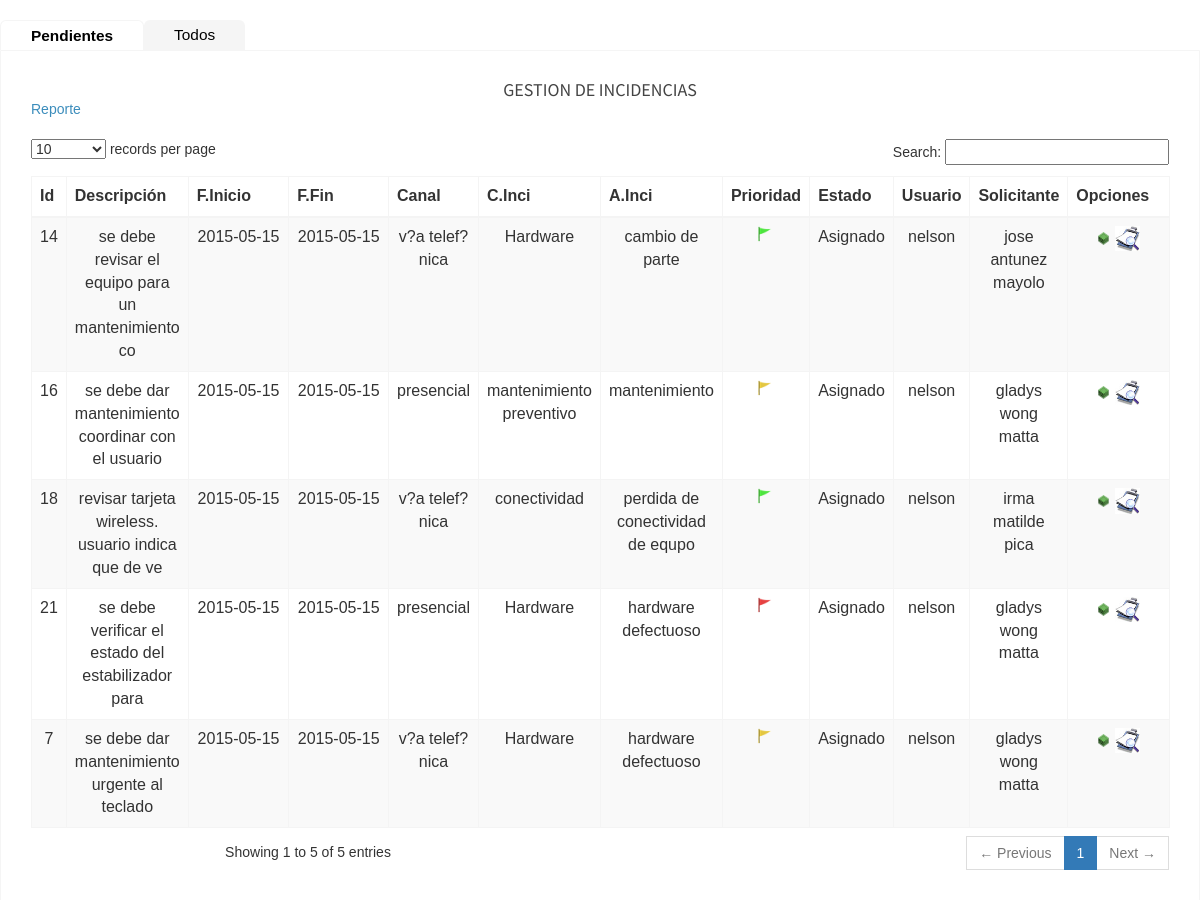
Page /view/incidenciatec.php?id=6 on the committed database.
### tables this page shows
CREATE TABLE Incidencia(
	id_incidencia          INTEGER PRIMARY KEY NOT NULL auto_increment,
	descripcion_incidencia VARCHAR(100) NOT NULL,
	fini_incidencia        DATE NOT NULL,
	hini_incidencia        TIME NOT NULL,
	ffin_incidencia        DATE,
	hfin_incidencia        TIME,
	canal_incidencia       CHAR(20) NOT NULL,
    cliente_incidencia     VARCHAR(100) NOT NULL,
    responsable_incidencia VARCHAR(100),
    tresponsable_incidencia VARCHAR(100),
    tipo_incidencia VARCHAR(20) NOT NULL,
	estado_incidencia      CHAR(1) NOT NULL,
	id_prioridad           INTEGER NOT NULL,
	id_estado              INTEGER NOT NULL,
	id_asuinc              INTEGER NOT NULL,
	id_bien                INTEGER NOT NULL,
	id_usuario             INTEGER NOT NULL,
	FOREIGN KEY (id_prioridad) REFERENCES Prioridad(id_prioridad),
	FOREIGN KEY (id_estado) REFERENCES Estado(id_estado),
	FOREIGN KEY (id_asuinc) REFERENCES AsuntoIncidencia(id_asuinc),
	FOREIGN KEY (id_bien) REFERENCES Bien(id_bien),
	FOREIGN KEY (id_usuario) REFERENCES Usuario(id_usuario)
);

CREATE TABLE CategoriaIncidencia(
	id_catinc             INTEGER PRIMARY KEY NOT NULL auto_increment,
	descripcion_catinc    VARCHAR(100) NOT NULL,
	estado_catinc         CHAR(1) NOT NULL
);

CREATE TABLE AsuntoIncidencia(
	id_asuinc             INTEGER PRIMARY KEY NOT NULL auto_increment,
	descripcion_asuinc    VARCHAR(100) NOT NULL,
	estado_asuinc         CHAR(1) NOT NULL,
	id_catinc             INTEGER NOT NULL,
	FOREIGN KEY (id_catinc) REFERENCES CategoriaIncidencia(id_catinc)
);

CREATE TABLE Prioridad(
	id_prioridad           INTEGER PRIMARY KEY NOT NULL auto_increment,
	descripcion_prioridad  VARCHAR(100) NOT NULL,
	estado_prioridad       CHAR(1) NOT NULL
);

CREATE TABLE Estado(
	id_estado             INTEGER PRIMARY KEY  NOT NULL auto_increment,
	descripcion_estado    VARCHAR(100) NOT NULL,
	estado_estado         CHAR(1) NOT NULL
);

CREATE TABLE Usuario(
	id_usuario            INTEGER PRIMARY KEY NOT NULL auto_increment,
	usu_usuario           VARCHAR(20) NOT NULL,
	pas_usuario           VARCHAR(20) NOT NULL,
	estado_usuario        CHAR(1) NOT NULL,	
	id_areas              INTEGER NOT NULL,
	id_persona            INTEGER NOT NULL,
	id_tipousuario        INTEGER NOT NULL,
    id_nivel              INTEGER NOT NULL,
	FOREIGN KEY (id_areas) REFERENCES Areas(id_areas),
	FOREIGN KEY (id_persona) REFERENCES Persona(id_persona),
	FOREIGN KEY (id_tipousuario) REFERENCES TipoUsuario(id_tipousuario),
    FOREIGN KEY (id_nivel) REFERENCES Nivel(id_nivel)
);

### model/mincidencia.php (called while the page is built, shortened)
<?php
class Incidencia {
    function listar($id) {
        $sql = "SELECT i.id_incidencia as codigo,
                       i.descripcion_incidencia as incidencia,
                       i.fini_incidencia as fechai,
                       i.ffin_incidencia as fechaf,
                       i.canal_incidencia as canal,
                       ca.descripcion_catinc as catinc,
                       ai.descripcion_asuinc as asuinc,
                       p.descripcion_prioridad as prioridad,
                       e.descripcion_estado as estado,
                       u.usu_usuario as usuario,
                       i.cliente_incidencia as cliente,
                       i.tresponsable_incidencia as responsable
                FROM  incidencia i
                       inner join prioridad p on i.id_prioridad = p.id_prioridad
                       inner join estado e on i.id_estado = e.id_estado
                       inner join bien b on i.id_bien = b.id_bien
                       inner join usuario u on i.id_usuario = u.id_usuario
                       inner join asuntoincidencia ai on ai.id_asuinc = i.id_asuinc
                       inner join categoriaincidencia ca on ca.id_catinc = ai.id_catinc
                WHERE i.estado_incidencia = 1 AND i.tipo_incidencia = 'incidencia'
                AND i.responsable_incidencia = '$id'
                AND (e.descripcion_estado = 'Abierto' OR e.descripcion_estado = 'Asignado' OR e.descripcion_estado = 'Pendiente'
                              OR e.descripcion_estado = 'En proceso')";
        try {
            $rs = mysql_query($sql);
            $registros = array();
            while ($reg = mysql_fetch_array($rs)) {
                array_push($registros, $reg);
            }
        } catch (exception $e) {
            try {
                mysql_free_result($rs);
            } catch (exception $e) {
            }
            try {
            } catch (exception $e) {
            }
        }
        return $registros;
    }
}
?>

### view/incidenciatec.php (the view, shortened to what this page needs)
<?php
include_once '../model/mincidencia.php';
$user = new Incidencia();
$id = $_REQUEST["id"];
$lista = $user->listar($id);
?>
<html>
    <head>
        <link href="../table/bootstrap.min.css" rel="stylesheet" type="text/css" />
        <link href="../table/dataTables.bootstrap.css" rel="stylesheet" type="text/css" />
        <link href="../table/AdminLTE.min.css" rel="stylesheet" type="text/css" />
        <link href="../table/_all-skins.min.css" rel="stylesheet" type="text/css" />
        <link rel="stylesheet" href="../formoid_files/formoid1/formoid-solid-green.css" type="text/css" />
    </head>
    <body class="blurBg-false">
        <br/>
  <div align="center">
	<ul class="tabs">
		<li class="selected"><a href="#tab-1">Pendientes</a></li>
		<li ><a href="#tab-2">Todos</a></li>
	</ul>
	   <div class="pestana" id="tab-1">
        <div align="center">
        <form action="../controller/incidenciacon.php" method="POST">
            <div class="box-header" align="center">
                <h3 class="box-title">GESTION DE INCIDENCIAS</h3>
                <br />
       <div align ="left">
                    <a href="../reportes/reportejas/jasper/rincidencia.php?rep=incidencia" target="_blank">Reporte</a>
                       </div>
            </div>
            <div class="box-body">
                <table id="example1" class="table table-bordered table-striped">
                    <thead>
                        <tr>
                            <th>Id</th>
                            <th>Descripci&oacute;n</th>
                            <th>F.Inicio</th>
                            <th>F.Fin</th>
                            <th>Canal</th>
                            <th>C.Inci</th>
                            <th>A.Inci</th>
                            <th>Prioridad</th>
                            <th>Estado</th>
                            <th>Usuario</th>
                            <th>Solicitante</th>
                            <th>Opciones</th>
                        </tr>
                    </thead>
                    <tbody>
                        <?
                        if(count($lista)>0){
                        for($i=0;$i<(count($lista));$i++) {
                        $dirEstados="updestadosi.php?id=".$lista[$i]['codigo'];
                        $dirEliminar="diagnostico.php?id=".$lista[$i]['codigo'];
                        ?>
                        <tr>
                            <td align="center"><? echo ($lista[$i]['codigo']); ?></td>
                            <td align="center"><? echo ($lista[$i]['incidencia']); ?></td>
                            <td align="center" width="9%"><? echo ($lista[$i]['fechai']); ?></td>
                            <td align="center" width="9%"><? echo ($lista[$i]['fechaf']); ?></td>
                            <td align="center"><? echo ($lista[$i]['canal']); ?></td>
                            <td align="center"><? echo ($lista[$i]['catinc']); ?></td>
                            <td align="center"><? echo ($lista[$i]['asuinc']); ?></td>
                            <td align="center"><? echo "<table class='borde_table'>
                                                         <tr>
                                                          <td>
                                                            <img src='../img/".($lista[$i]['prioridad']).".gif' width=80% height=100%
                                                            alt=".$lista[$i]['prioridad']."/>
                                                           </td>
                                                           </tr>
                                                           </table>"; ?></td>
                            <td align="center"><? echo ($lista[$i]['estado']);?></td>
                            <td align="center"><? echo ($lista[$i]['usuario']); ?></td>
                            <td align="center"><? echo ($lista[$i]['cliente']); ?></td>
                            <td width="9%" align="center">
                                <a href="<?php echo $dirEstados; ?>">
                                    <img src="../img/estados.png" width="15%" height="15%" alt="Editar pregunta del sistema"  border="0"/></a>
                                <a href="<? echo $dirEliminar; ?>">
                                    <img src="../img/eliminar.jpg" width="30%" height="50%" border="0" alt="Eliminar registro del sistema"/></a></td>
                        </tr>
                        <?}
                        }
                        ?>
                    </tbody>
                </table>
            </div>
        </form>
</div>
	   </div>
	</div>
 </body>
</html>

### formoid_files/formoid1/formoid-solid-green.css (style rules this page uses)
html { height: 100%; }

### view/incidenciatec.php (style rules this page uses)
* { font-family:sans-serif;outline:none;text-rendering: optimizelegibility; -webkit-box-sizing: border-box;-moz-box-sizing: border-box; -ms-box-sizing: border-box;box-sizing: border-box; }
ul.tabs { height:30px;width:100%;margin:0;padding:0;list-style:none }
.tabs li { float:left;height:30px;background:#f5f5f5;border-radius:6px 6px 0 0 }
.tabs li.selected { background:#fff;border:solid #f5f5f5;border-width:1px 1px 0 1px }
.tabs li a:link,.tabs li a:active,.tabs li a:visited, .tabs li a:hover { line-height:30px;font-size:1.1em;text-decoration:none; display:block;color:#000;padding:0 30px }
.tabs li.selected a:link,.tabs li.selected a:active, .tabs li.selected a:visited,.tabs li.selected a:hover { font-weight:bold }
div.pestana { width:100%;margin:0;padding:0;border:1px solid #f5f5f5;padding:20px; top:-1px;z-index:-1;border-radius:0 0 6px 6px }

### rows in the picture
incidencia: id_incidencia "21", descripcion_incidencia "se debe verificar el estado del estabilizador para", fini_incidencia "2015-05-15", ffin_incidencia "2015-05-15", canal_incidencia "presencial", categoriaincidencia.descripcion_catinc "Hardware", id_asuinc.descripcion_asuinc "hardware defectuoso", id_prioridad.descripcion_prioridad (picture), id_estado.descripcion_estado "Asignado", id_usuario.usu_usuario "nelson", cliente_incidencia "gladys wong matta"
incidencia: id_incidencia "14", descripcion_incidencia "se debe revisar el equipo para un mantenimiento co", fini_incidencia "2015-05-15", ffin_incidencia "2015-05-15", canal_incidencia "v?a telef?nica", categoriaincidencia.descripcion_catinc "Hardware", id_asuinc.descripcion_asuinc "cambio de parte", id_prioridad.descripcion_prioridad (picture), id_estado.descripcion_estado "Asignado", id_usuario.usu_usuario "nelson", cliente_incidencia "jose antunez mayolo"
incidencia: id_incidencia "18", descripcion_incidencia "revisar tarjeta wireless. usuario indica que de ve", fini_incidencia "2015-05-15", ffin_incidencia "2015-05-15", canal_incidencia "v?a telef?nica", categoriaincidencia.descripcion_catinc "conectividad", id_asuinc.descripcion_asuinc "perdida de conectividad de equpo", id_prioridad.descripcion_prioridad (picture), id_estado.descripcion_estado "Asignado", id_usuario.usu_usuario "nelson", cliente_incidencia "irma matilde pica"
incidencia: id_incidencia "7", descripcion_incidencia "se debe dar mantenimiento urgente al teclado", fini_incidencia "2015-05-15", ffin_incidencia "2015-05-15", canal_incidencia "v?a telef?nica", categoriaincidencia.descripcion_catinc "Hardware", id_asuinc.descripcion_asuinc "hardware defectuoso", id_prioridad.descripcion_prioridad (picture), id_estado.descripcion_estado "Asignado", id_usuario.usu_usuario "nelson", cliente_incidencia "gladys wong matta"
incidencia: id_incidencia "16", descripcion_incidencia "se debe dar mantenimiento coordinar con el usuario", fini_incidencia "2015-05-15", ffin_incidencia "2015-05-15", canal_incidencia "presencial", categoriaincidencia.descripcion_catinc "mantenimiento preventivo", id_asuinc.descripcion_asuinc "mantenimiento", id_prioridad.descripcion_prioridad (picture), id_estado.descripcion_estado "Asignado", id_usuario.usu_usuario "nelson", cliente_incidencia "gladys wong matta"
